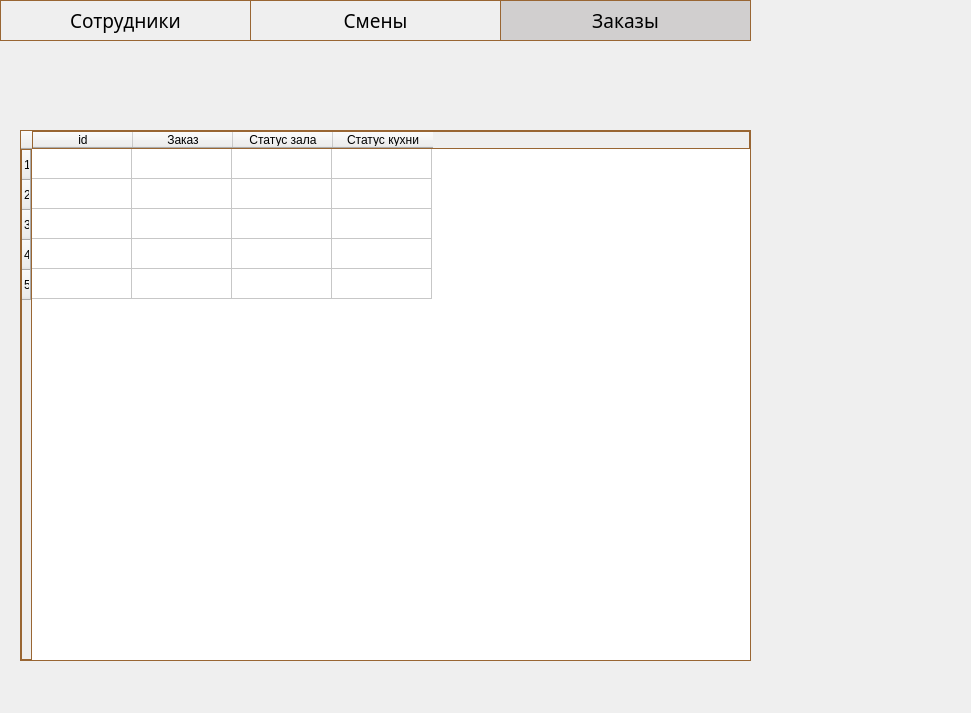
<?xml version="1.0" encoding="UTF-8"?>
<ui version="4.0">
 <class>adminPanelShift</class>
 <widget class="QWidget" name="adminPanelShift">
  <property name="geometry">
   <rect>
    <x>0</x>
    <y>0</y>
    <width>971</width>
    <height>713</height>
   </rect>
  </property>
  <property name="windowTitle">
   <string>Панель даминистратора. Заказы</string>
  </property>
  <widget class="QFrame" name="frame">
   <property name="geometry">
    <rect>
     <x>-10</x>
     <y>-10</y>
     <width>991</width>
     <height>731</height>
    </rect>
   </property>
   <property name="autoFillBackground">
    <bool>true</bool>
   </property>
   <property name="frameShape">
    <enum>QFrame::StyledPanel</enum>
   </property>
   <property name="frameShadow">
    <enum>QFrame::Raised</enum>
   </property>
   <widget class="QPushButton" name="staffPageButton">
    <property name="geometry">
     <rect>
      <x>10</x>
      <y>10</y>
      <width>251</width>
      <height>41</height>
     </rect>
    </property>
    <property name="font">
     <font>
      <family>Sans Serif Collection</family>
      <pointsize>14</pointsize>
     </font>
    </property>
    <property name="autoFillBackground">
     <bool>false</bool>
    </property>
    <property name="styleSheet">
     <string notr="true">border: 1px solid rgb(153, 102, 51); </string>
    </property>
    <property name="text">
     <string>Сотрудники</string>
    </property>
    <property name="autoDefault">
     <bool>false</bool>
    </property>
   </widget>
   <widget class="QPushButton" name="shiftPageButton">
    <property name="geometry">
     <rect>
      <x>260</x>
      <y>10</y>
      <width>251</width>
      <height>41</height>
     </rect>
    </property>
    <property name="font">
     <font>
      <family>Sans Serif Collection</family>
      <pointsize>14</pointsize>
     </font>
    </property>
    <property name="autoFillBackground">
     <bool>false</bool>
    </property>
    <property name="styleSheet">
     <string notr="true">border: 1px solid rgb(153, 102, 51);
</string>
    </property>
    <property name="text">
     <string>Смены</string>
    </property>
    <property name="autoDefault">
     <bool>false</bool>
    </property>
   </widget>
   <widget class="QPushButton" name="orderPageButton">
    <property name="geometry">
     <rect>
      <x>510</x>
      <y>10</y>
      <width>251</width>
      <height>41</height>
     </rect>
    </property>
    <property name="font">
     <font>
      <family>Sans Serif Collection</family>
      <pointsize>14</pointsize>
     </font>
    </property>
    <property name="autoFillBackground">
     <bool>false</bool>
    </property>
    <property name="styleSheet">
     <string notr="true">border: 1px solid rgb(153, 102, 51);
background-color: rgb(209, 207, 207);</string>
    </property>
    <property name="text">
     <string>Заказы</string>
    </property>
    <property name="autoDefault">
     <bool>false</bool>
    </property>
   </widget>
   <widget class="QTableWidget" name="orderTable">
    <property name="geometry">
     <rect>
      <x>30</x>
      <y>140</y>
      <width>731</width>
      <height>531</height>
     </rect>
    </property>
    <property name="autoFillBackground">
     <bool>true</bool>
    </property>
    <property name="styleSheet">
     <string notr="true">border: 1px solid rgb(153, 102, 51);</string>
    </property>
    <property name="sortingEnabled">
     <bool>false</bool>
    </property>
    <property name="rowCount">
     <number>5</number>
    </property>
    <property name="columnCount">
     <number>4</number>
    </property>
    <attribute name="horizontalHeaderVisible">
     <bool>true</bool>
    </attribute>
    <attribute name="horizontalHeaderCascadingSectionResizes">
     <bool>false</bool>
    </attribute>
    <row/>
    <row/>
    <row/>
    <row/>
    <row/>
    <column>
     <property name="text">
      <string>id</string>
     </property>
    </column>
    <column>
     <property name="text">
      <string>Заказ</string>
     </property>
    </column>
    <column>
     <property name="text">
      <string>Статус зала</string>
     </property>
    </column>
    <column>
     <property name="text">
      <string>Статус кухни</string>
     </property>
    </column>
   </widget>
   <widget class="QLabel" name="icon">
    <property name="geometry">
     <rect>
      <x>790</x>
      <y>30</y>
      <width>161</width>
      <height>191</height>
     </rect>
    </property>
    <property name="text">
     <string/>
    </property>
    <property name="textFormat">
     <enum>Qt::RichText</enum>
    </property>
    <property name="pixmap">
     <pixmap resource="C:/Users/p2200/Desktop/ПП/resource.qrc">:/assets/cafe_system\icon.png</pixmap>
    </property>
    <property name="scaledContents">
     <bool>true</bool>
    </property>
   </widget>
  </widget>
 </widget>
 <resources>
  <include location="C:/Users/p2200/Desktop/ПП/resource.qrc"/>
 </resources>
 <connections/>
</ui>
